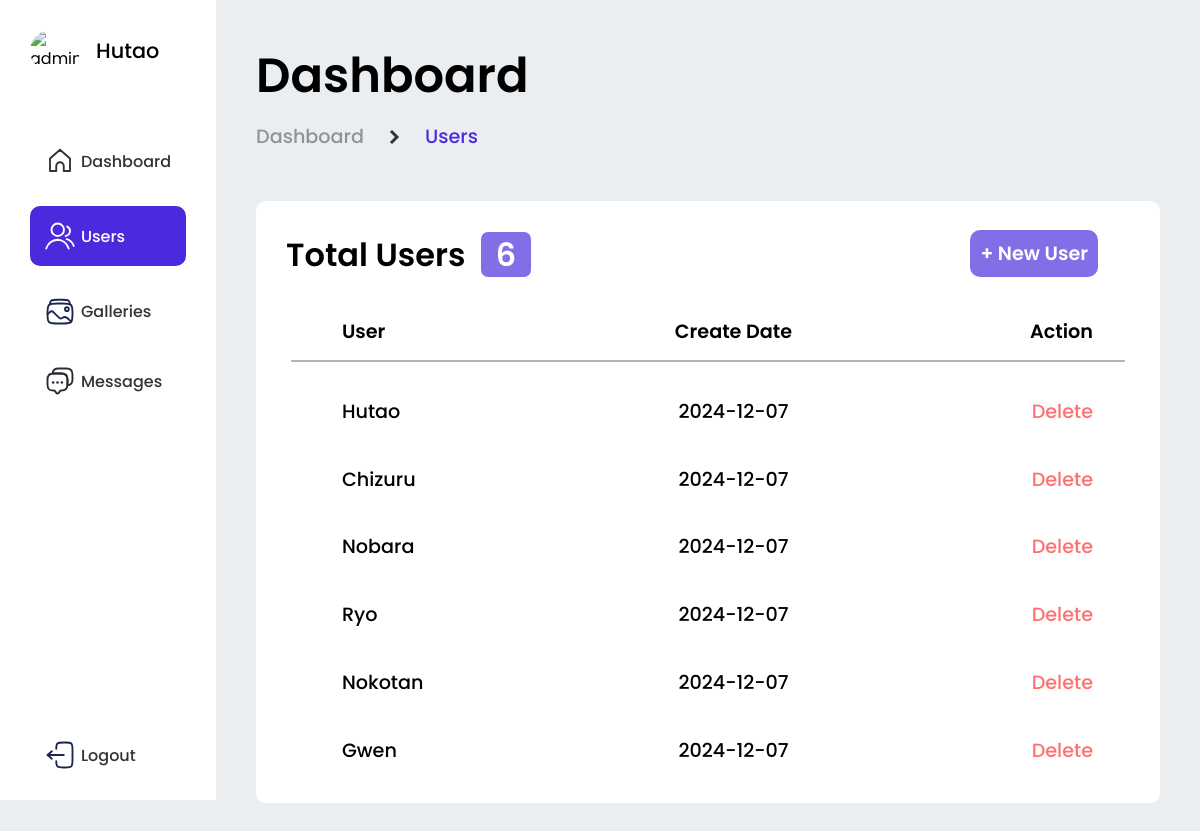
/admin/user.php (signed in), run on the app's committed database.
### tables this page shows
CREATE TABLE `user` (
  `id_user` varchar(255) NOT NULL,
  `username` varchar(50) NOT NULL,
  `password` varchar(255) NOT NULL,
  `date` date DEFAULT curdate(),
  `img_profile` varchar(255) NOT NULL,
  `role` varchar(20) NOT NULL
);

### admin/user.php (the view, shortened to what this page needs)
<?php
    require '../functions.php';
    $sql = "SELECT * FROM user ORDER BY id_user DESC";
    $all_user = $conn->query($sql);
?>
<!DOCTYPE html>
<html lang="en">
<head>
    <link rel="stylesheet" href="../css/style-admin.css">
</head>
<body>
    <main>
        <nav>
            <div class="profile">
                <img src="<?= $_SESSION['profile']; ?>" alt="admin.png">
                <h1><?= $_SESSION['name']; ?></h1>
            </div>
            <div class="menus-wrapper">
                <a href="index.php" class="menu-flex dashboard-non">
                    <h2>Dashboard</h2>
                </a>
                <a href="#" class="menu-flex user">
                    <h2>Users</h2>
                </a>
                <a href="galleries.php" class="menu-flex">
                    <h2>Galleries</h2>
                </a>
                <a href="messages.php" class="menu-flex">
                    <h2>Messages</h2>
                </a>
            </div>
            <a href="logout.php" class="logout">
                <h2>Logout</h2>
            </a>
        </nav>
        <section class="users">
            <h1>Dashboard</h1>
            <div class="path">
                <h2>Dashboard</h2>
                <svg width="11" height="16" viewBox="0 0 11 16" fill="none" xmlns="http://www.w3.org/2000/svg"><path d="M3.06145 15.061L10.1215 8L3.06145 0.938995L0.939453 3.061L5.87945 8L0.939453 12.939L3.06145 15.061Z" fill="#333"></path></svg>
                <h3>Users</h3>
            </div>
            <?php
                $Sql = "SELECT COUNT(*) AS Total FROM user";
                $result = $conn->query($Sql);
                if ($result->num_rows > 0) {
                    $row = $result->fetch_assoc();
            ?>
            <div class="recent-users">
                <div class="title-user">
                    <h1>Total Users &nbsp;<span><?= $row['Total']; ?></span></h1>
                    <div class="regis-btn">
                        <a href="register.php">+ New User</a>
                    </div>
                </div>
            <?php
                }
            ?>
                <div class="table-user">
                    <h2 class="head head1">&nbsp;</h2>
                    <h2 class="head head2">User</h2>
                    <h3 class="head head3">Create Date</h3>
                    <h4 class="head head4">Action</h4>
                    <?php
                        while ($row = mysqli_fetch_assoc($all_user)) {
                    ?>
                    <h3 class="main main2"><?= $row['username']; ?></h3>
                    <h4 class="main main3"><?= $row['date']; ?></h4>
                    <a class="main main4" href="delete.php?type=user&id=<?= $row['id_user']; ?>">Delete</a>
                    <?php
                        }
                    ?>
                </div>
            </div>
        </section>
    </main>
</body>
</html>

### css/style-admin.css (style rules this page uses)
* { margin: 0; padding: 0; box-sizing: border-box; font-family: 'Poppins', sans-serif; }
:root { --white: #fff; --transparant: rgba(0, 0, 0, 0.30); --gray: #ebeef1; --blue: #4b2add; --black: #333; --blue-lit-trans: #4b2addad; --blue-trans: #a491fc3f; --red: rgb(255, 113, 113); }
body { background: var(--gray); }
main { display: flex; }
nav { display: flex; flex-direction: column; background: var(--white); padding: 30px; height: 100vh; }
nav .profile { display: flex; align-items: center; margin-bottom: 75px; gap: 1rem; }
nav .profile img { width: 50px; border-radius: 50px; }
nav .profile h1 { font-size: 1.3em; font-weight: 500; text-transform: capitalize; }
nav .menus-wrapper { display: flex; flex-direction: column; }
nav .menus-wrapper .menu-flex { display: flex; align-items: center; margin-bottom: 40px; text-decoration: none; padding: 0 15px; gap: 0.5vw; color: var(--black); }
nav .menus-wrapper .menu-flex svg { width: 30px; }
nav .menus-wrapper .menu-flex h2 { font-size: 1em; font-weight: 500; }
nav .menus-wrapper .dashboard-non { margin-bottom: 30px; }
nav .menus-wrapper .user { background: var(--blue); padding: 15px; border-radius: 10px; color: var(--white); margin-bottom: 30px; }
nav .logout { display: flex; align-items: center; padding: 0 15px; margin-top: auto; color: var(--black); text-decoration: none; gap: 0.5vw; }
nav .logout svg { width: 30px; }
nav .logout h2 { font-size: 1em; font-weight: 500; }
.users { width: 100%; display: flex; flex-direction: column; padding: 40px; }
.users h1 { font-size: 3em; font-weight: 600; margin-bottom: 10px; }
.users .path { display: flex; align-items: center; margin-bottom: 50px; gap: 25px; }
.users .path h2 { font-size: 1.2em; font-weight: 500; color: rgb(146, 146, 146); }
.users .path h3 { font-size: 1.2em; font-weight: 500; color: var(--blue); }
.users .recent-users { width: 100%; display: flex; flex-direction: column; background: var(--white); padding: 30px; border-radius: 10px; }
.users .recent-users .title-user h1 { font-size: 2em; font-weight: 600; margin-bottom: 30px; }
.users .recent-users .title-user span { background: var(--blue-lit-trans); padding: 0 15px; border-radius: 7px; color: var(--white); }
.users .recent-users .title-user { width: 100%; display: flex; }
.users .recent-users .title-user .regis-btn { margin-left: auto; margin-top: 0.5rem; margin-right: 2rem; }
.users .recent-users .title-user .regis-btn a { font-size: 1.2em; font-weight: 600; text-decoration: none; background: var(--blue-lit-trans); border-radius: 10px; padding: 10px; color: var(--white); }
.users .recent-users .table-user { width: 100%; height: 58vh; display: grid; box-sizing: border-box; grid-template-columns: 0.13fr 0.5fr 1fr 0.5fr; row-gap: 2rem; padding: 5px; text-align: center; overflow-y: auto; }
.users .recent-users .table-user .head { display: flex; align-items: center; border-bottom: 2px solid #b4b4b4; padding-bottom: 10px; font-size: 1.2em; font-weight: 600; }
.users .recent-users .table-user .head1 { display: flex; justify-content: left; font-size: 1.2em; font-weight: 600; }
.users .recent-users .table-user .head3 { justify-content: center; }
.users .recent-users .table-user .head4 { justify-content: right; padding-right: 2rem; }
.users .recent-users .table-user .main { display: flex; align-items: center; font-size: 1.2em; font-weight: 500; text-transform: capitalize; }
.users .recent-users .table-user .main3 { justify-content: center; }
.users .recent-users .table-user .main4 { justify-content: right; padding-right: 2rem; }
.users .recent-users a { font-size: 1.2em; font-weight: 500; text-decoration: none; color: var(--red); }

### data on the page
user: username "Hutao", date "2024-12-07"
user: username "Chizuru", date "2024-12-07"
user: username "Nobara", date "2024-12-07"
user: username "Ryo", date "2024-12-07"
user: username "Nokotan", date "2024-12-07"
user: username "Gwen", date "2024-12-07"

### other printed values
$_SESSION['name'] "Hutao"
$row['Total'] "6"
